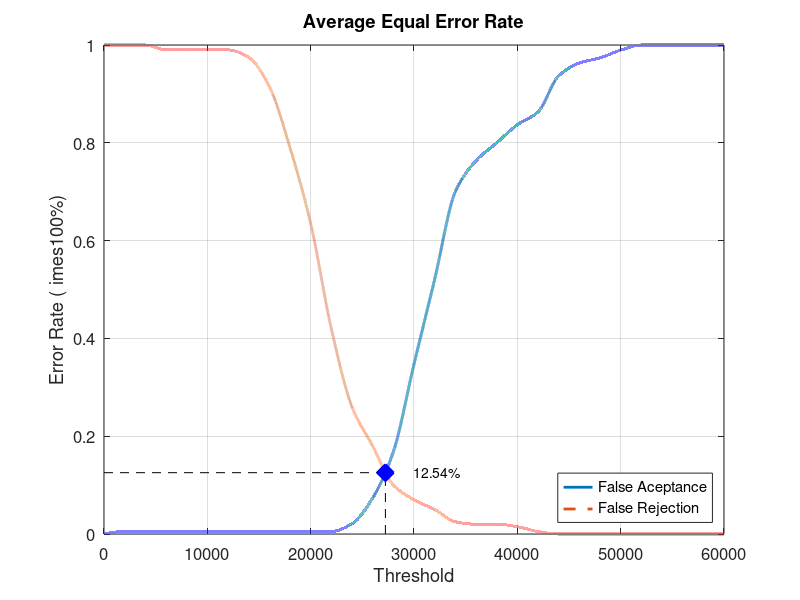
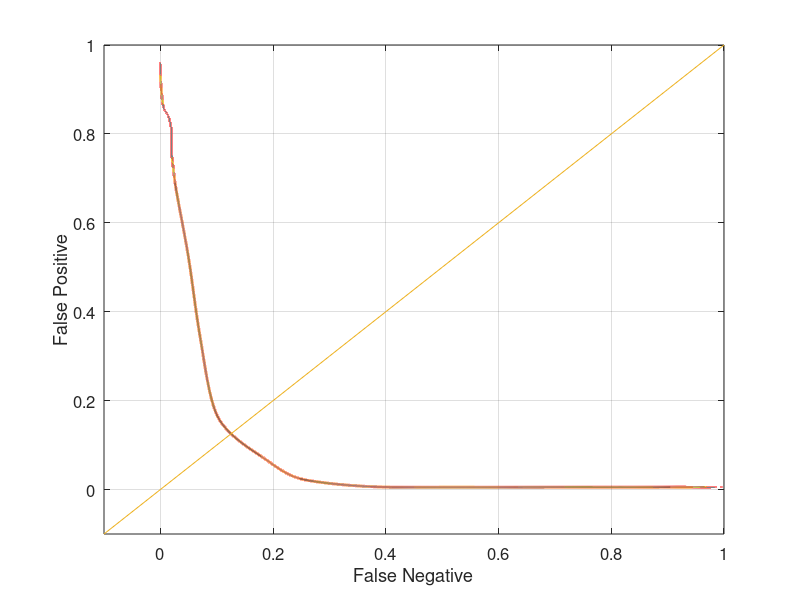

Write the MATLAB code that produced these figures, in order.
close all;
clear;
clc;
x = 0:2000:60000;
xq = 0:0.5:60000;

y0 = [0 0.00526316 0.00526316 0.00526316 0.00526316 0.00526316 0.00526316 0.00526316 0.00526316 0.00526316 0.00526316 0.00526316 0.0210526 0.0736842 0.168421 0.347368 0.521053 0.7 0.763158 0.8 0.836842 0.863158 0.936842 0.963158 0.973684 0.989474 1 1 1 1 1]
yy0 = interp1(x, y0, xq, 'pchip');
y1 = [1 1 1 0.99 0.99 0.99 0.99 0.975 0.915 0.79 0.635 0.42 0.26 0.18 0.1 0.07 0.05 0.025 0.02 0.02 0.015 0.005 0 0 0 0 0 0 0 0 0]
yy1 = interp1(x, y1, xq, 'pchip');

% Calculating EER: 
y2 = abs(y0 - y1);
find(y2 == min(y2))
yy2 = abs(yy0 - yy1);
xEER = find(yy2 == min(yy2));
xEERIndex = xq(xEER) % X-axis EER
yEER = yy0(xEER) % Y-axis EER

main = figure
plot(xq, yy0,'-','LineWidth', 2);	hold on
plot(xq, yy1,'--','LineWidth', 2);	hold on
plot([xEERIndex xEERIndex], [0 yEER], 'k--');	hold on
plot([0 xEERIndex], [yEER yEER], 'k--');	hold on
plot(xEERIndex, yEER, 'bx', 'LineWidth', 10);	hold on
text(xEERIndex + 10 * xEERIndex / 100, yEER, [num2str(round((10000 * yEER)) / 100) '%'])
legend('False Aceptance', 'False Rejection', 'Location', 'SouthEast')
xlabel('Threshold')
ylabel('Error Rate (	imes100%)')
title('Average Equal Error Rate')
set(gca, 'FontSize', 12)
axis([0 60000 0 1])
grid on

print(main, 'Database2_3Main', '-dpng');
FNRxFPR = figure('Color', [1 1 1]);
plot(yy1, yy0, '-', yy1, yy0, 'LineWidth', 2);
hold on
y = -0.1:0.1:1
plot(y, y); 
set(gca, 'FontSize', 12)
xlabel('False Negative')
ylabel('False Positive')
axis([-0.1 1 -0.1 1])
set(gca, 'FontSize', 12)
grid on

print(FNRxFPR, 'Database2_3FNRxFPR','-dpng');
